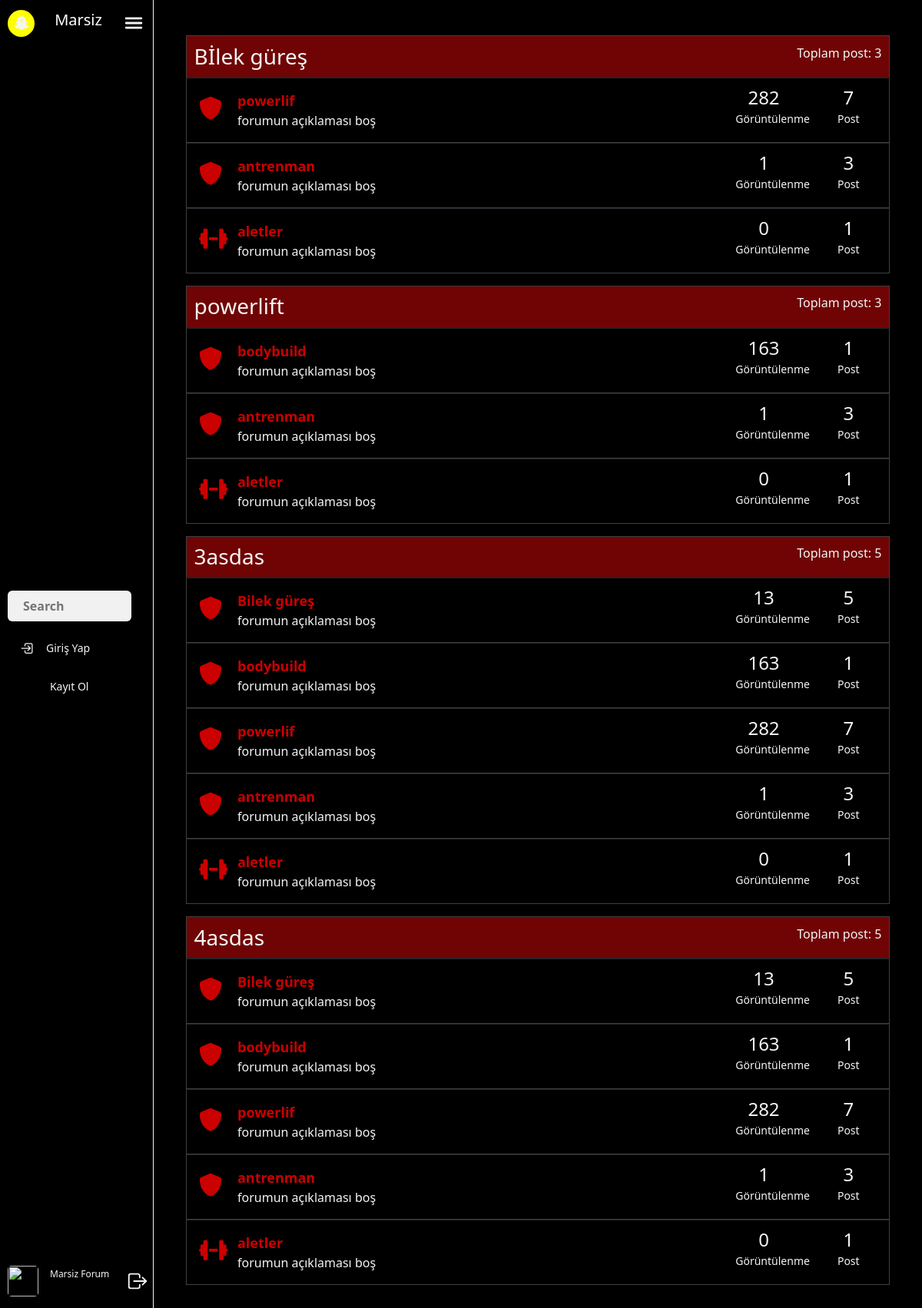
The page / on the database its author committed.
### post_app/models.py (models this page shows, shortened)
class category_title(models.Model):
    category_title = models.CharField(("Kategori Başlığı"), max_length=50)
    category = models.ManyToManyField(category, verbose_name=("Kategoriler"))
    category_slug = AutoSlugField(populate_from='category_title',unique=True,)

class category(models.Model):
    category = models.CharField(("Kategori"), max_length=50)
    category_description = models.TextField(("Formun açıklaması"),default="forumun açıklaması boş")
    category_tag_slug = AutoSlugField(populate_from='category',unique=True,)
    category_icon = models.CharField(("Fontawesome icon only text"), max_length=50,default="fa fa-shield")
    def __str__(self):
        return self.category
    def total_post_views(self):
        total_views = 0
        for post in self.postcategory.all():
            total_views += post.post_view
        return total_views
    def forum_absolute_url(self):
        return reverse(
        'forum_views',
        kwargs = {
            "forum_slug": self.category_tag_slug
        }
        )

class post(models.Model):
    author_user = models.ForeignKey(MyUser, verbose_name=("Postu Atan Kişi"), on_delete=models.CASCADE,blank=True,null=True)
    title = models.CharField(("Konu başlığı"), max_length=50)
    category = models.ForeignKey(category, verbose_name=("Kategorini Seç"), on_delete=models.CASCADE, blank=True,null=True,related_name="postcategory")
    content = RichTextField(verbose_name="Yazınız")
    post_slug = AutoSlugField(populate_from='title',unique=True)
    post_created = models.DateTimeField(("Postun Oluşturulma tarihi"), auto_now_add=True)
    post_updated = models.DateTimeField(("Postun Oluşturulma tarihi"), auto_now=True)
    like = models.ManyToManyField("myuser_app.MyUser", verbose_name=("Begeni"),related_name="postlike")
    post_view = models.PositiveIntegerField(("Post Görüntülenme"),default=0)

### index_app/views.py (the view)
# urls.py: path('', index_views,name="index"),
def index_views(request):
    forms = CreatePost()
    context = dict(
        post = post.objects.all(),
        categorys = category_title.objects.all(),
        category_views = category.objects.all(),
        forms = forms,
    )
    return render(request,'index.html',context)

### post_app/forms.py
class CreatePost(forms.ModelForm):
    class Meta:
        content = forms.CharField(widget = CKEditorWidget(),)
        model = post
        fields = ["title","category","content"]

### index_app/templates/index.html (shortened to what this page needs)
{% extends "base.html" %}
{% load static %}
{% load crispy_forms_tags %}
{% block site-content %}
<link href="https://maxcdn.bootstrapcdn.com/font-awesome/4.3.0/css/font-awesome.min.css" rel="stylesheet">
<link rel="stylesheet" href="{% static 'css/category.css' %}">
    {% include "partials/_sidenav.html" %}
    <div class="main" id="main">
    <div class="container">
        <div class="row">
            <div class="col-lg-12">
                <div class="wrapper wrapper-content animated fadeInRight">
                    <div class="ibox-content forum-container">
                        {% for category in categorys  %}
                        <div class="category-container">
                        <div class="category-title-border" >
                        <div class="forum-title">
                            <div class="pull-right forum-desc">
                                <samll>Toplam post: {{category.category.all.count}}</samll>
                            </div>
                            <h3 >{{category.category_title}}</h3>
                        </div>
                    </div>
                </div>
                        {% for altcategory in category.category.all  %}
                        <div class="category-border" >
                        <div class="forum-item active">
                            <div class="row justify-content-between">
                                <div class="col-md-9">
                                    <div class="forum-icon">
                                        <i class="{{altcategory.category_icon}} fa"></i>
                                    </div>
                                    <a href="{{altcategory.forum_absolute_url}}" class="forum-item-title">{{altcategory}}</a>
                                    <div class="forum-sub-title">{{altcategory.category_description}}</div>
                                </div>
                                <div class="col-md-1 forum-info">
                                    <span class="views-number">
                                        {{ altcategory.total_post_views }}
                                    </span>
                                    <div>
                                        <small>Görüntülenme</small>
                                    </div>
                                </div>
                                <div class="col-md-1 forum-info">
                                    <span class="views-number">
                                        {{altcategory.postcategory.all.count}}
                                    </span>
                                    <div>
                                        <small>Post</small>
                                    </div>
                                </div>
                            </div>
                        </div>
                    </div>
                        {% endfor %}
                        {% endfor %}
                    </div>
                </div>
            </div>
        </div>
        </div>
</div>
{% endblock site-content %}

### static/css/sidenav.css (style rules this page uses)
:root { --white-main-color: #f5f5f5; --black-main-color: rgba(0, 0, 0, 0.9); --red-main-color: #700404; --border-main-color: #404041; --comment-main-color: #191919; }
* { margin: 0; padding: 0; box-sizing: border-box; }
html { background-color: black; }
body { height: 100%; background-color: var(--black-main-color); }
#main { margin-left: 200px ; transition: 0.5s; }
.row { --bs-gutter-x: 0; }

### static/css/category.css (style rules this page uses)
.forum-item { padding: 1rem; }
.views-number { font-size: 24px; line-height: 18px; font-weight: 400; color: var(--white-main-color); }
.forum-container, .forum-post-container { padding: 30px !important; }
.forum-item small { color: var(--white-main-color); }
.forum-item .forum-sub-title { color: var(--white-main-color); margin-left: 50px; }
.forum-title { background-color: var(--red-main-color); padding: 0.6rem; }
.forum-info { text-align: center; }
.forum-desc { color: var(--white-main-color); }
.forum-icon { float: left; width: 30px; margin-right: 20px; text-align: center; }
a.forum-item-title { color: inherit; display: block; font-size: 18px; font-weight: 600; text-decoration: none; }
.forum-icon .fa { font-size: 30px; margin-top: 8px; color: var(--white-main-color); }
.forum-item.active .fa { color: rgb(203, 0, 0); }
.forum-item.active a.forum-item-title { color: rgb(203, 0, 0); }
.ibox-content { padding: 15px 20px 20px 20px; }
.forum-title h3 { color: var(--white-main-color); margin-bottom:inherit; }
.category-border { border-width: 1px; border-style: solid; border-right-color: var(--border-main-color); border-bottom-color: var(--border-main-color); border-left-color: var(--border-main-color); }
.category-title-border { border-width: 1px; border-style: solid; border-top-color: var(--border-main-color); border-right-color: var(--border-main-color); border-left-color: var(--border-main-color); }
.category-container { margin-top: 1rem; }

### rows shown on the page
category_title: category.all.count "3", category_title "Bİlek güreş"
category: category "powerlif", category_description "forumun açıklaması boş", total_post_views "282", postcategory.all.count "7"
category: category "antrenman", category_description "forumun açıklaması boş", total_post_views "1", postcategory.all.count "3"
category: category "aletler", category_description "forumun açıklaması boş", total_post_views "0", postcategory.all.count "1"
category_title: category.all.count "3", category_title "powerlift"
category: category "bodybuild", category_description "forumun açıklaması boş", total_post_views "163", postcategory.all.count "1"
category_title: category.all.count "5", category_title "3asdas"
category: category "Bilek güreş", category_description "forumun açıklaması boş", total_post_views "13", postcategory.all.count "5"
category_title: category.all.count "5", category_title "4asdas"
